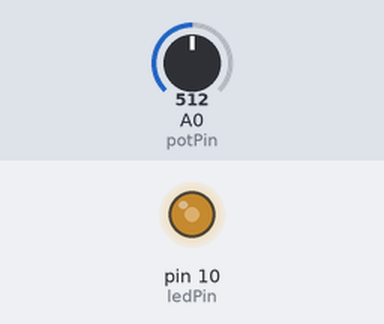
Recording of a sketch running on a simulated Arduino Uno, built with avr-gcc and run on an emulated ATmega328P. Shown: output pins drawn as LEDs (lit = HIGH). The inputs (shaded band) are chosen by the test bench; at power-on: A0 (potPin) = 512.

Above: at 1.2 s.
1.3 s: A0 (potPin) set to 716
At 1.7 s:
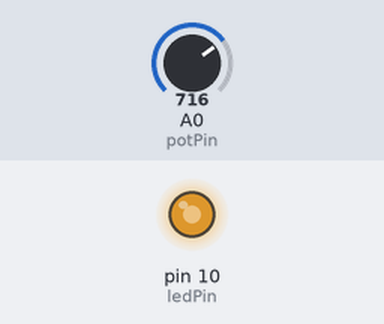
2.8 s: A0 (potPin) set to 900
At 4.0 s:
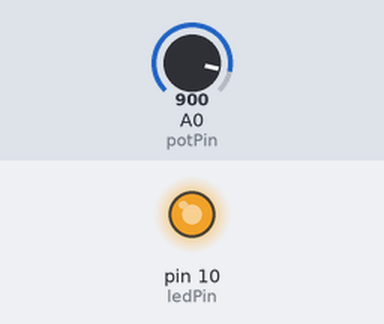
4.3 s: A0 (potPin) set to 122
At 5.2 s:
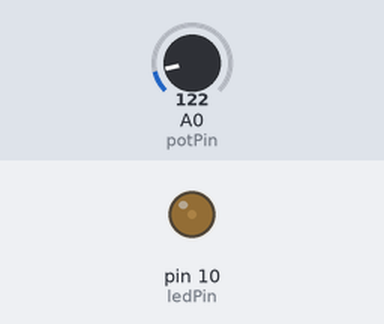
5.8 s: A0 (potPin) set to 0
At 6.3 s:
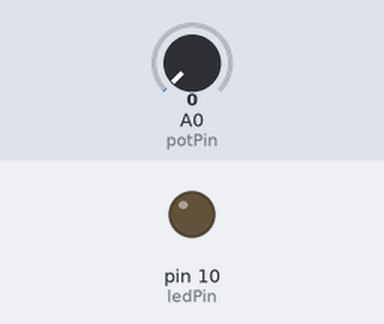
7.3 s: A0 (potPin) set to 511
At 8.6 s:
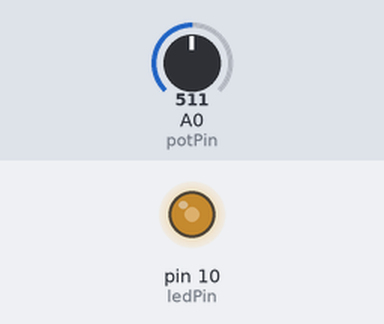
Timing chart, 0 to 9.8 s (numbered marks = the images above; inputs shaded):
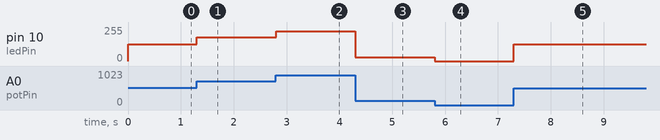

The sketch:

intensidade_led.ino
```cpp
#define potPin 0
#define ledPin 10
int valPot = 0;
void setup() {
pinMode(ledPin,OUTPUT);
pinMode(potPin,INPUT);
}
void loop() {
valPot = analogRead(potPin); //Leitura do potenciômetro
valPot = map(valPot,0,1023,0,255); //Transforma a escala
analogWrite(ledPin,valPot ); // Aciona o LED proporcionalmente
}
```

Measured:
- after the input at 1.3 s, pin 10 (ledPin): 127/255 → 178/255 at once
- after the input at 2.8 s, pin 10 (ledPin): 178/255 → 224/255 at once
- after the input at 4.3 s, pin 10 (ledPin): 224/255 → 30/255 at once
- after the input at 5.8 s, pin 10 (ledPin): 30/255 → 0/255 at once
- after the input at 7.3 s, pin 10 (ledPin): 0/255 → 127/255 at once
